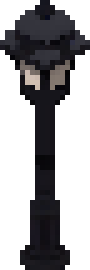
#> input picture art/street-lamps/lantern-post-base.png, 18 x 54 px (shown 5 times larger)
$ python draw_lamps.py
#> lines starting #> are read from the running program, lines starting #| are printed output that depends on the picture
"""Street lamps for the city at night (POR-39): three lamp types as pixel art at 1 world px = 1 sprite px.

Each lamp has a day sprite (tinted with the city at night) and a lit sprite (drawn untinted on top, only the parts
that glow). Run: python3 art/street-lamps/draw_lamps.py  -> public/game/pogicity/Props/night/
- post:    slim grey pole about 3.5 m with a wide open cone on three arms; light goes down
- wire:    rust-brown dome, gold inside, hung from a short rod on wires across a street
- lantern: the old Pogicity lantern post without its wreath and snow, with a smoother cap and bigger glass
- bollard: a knee-high dark grey post, about 0.9 m, with a lit band under its cap; for decks and terraces
"""
import os
from PIL import Image

HERE = os.path.dirname(os.path.abspath(__file__))
OUT = os.path.join(HERE, "..", "..", "public", "game", "pogicity", "Props", "night")
os.makedirs(OUT, exist_ok=True)

def hexc(h, a=255):
    h = h.lstrip("#")
    return (int(h[0:2], 16), int(h[2:4], 16), int(h[4:6], 16), a)

OUTLINE = hexc("2b2a30")

def canvas(w, h):
    return Image.new("RGBA", (w, h), (0, 0, 0, 0))

def hline(im, y, x0, x1, c):
    for x in range(x0, x1 + 1):
        im.putpixel((x, y), c)

def save(im, name):
    im.save(os.path.join(OUT, name))

# ---------- post lamp: 18 x 58, foot at bottom centre ----------
def post():
    day, lit = canvas(18, 58), canvas(18, 58)
#> day: PIL image 18x58 RGBA; every value is 0
    rim_l, rim_d = hexc("d6dbe0"), hexc("9aa1a9")
    # open cone seen from above: an ellipse rim (rows 1-4) around the reflector
    hline(day, 0, 4, 13, OUTLINE)
    hline(day, 1, 2, 15, rim_l); day.putpixel((1, 1), OUTLINE); day.putpixel((16, 1), OUTLINE)
    hline(day, 2, 1, 16, rim_l); day.putpixel((0, 2), OUTLINE); day.putpixel((17, 2), OUTLINE)
    hline(day, 3, 1, 16, rim_d); day.putpixel((0, 3), OUTLINE); day.putpixel((17, 3), OUTLINE)
    hline(day, 4, 3, 14, OUTLINE)
    hline(day, 2, 4, 13, hexc("8e959d")); hline(day, 3, 3, 14, rim_d)
    # cone sides (clear shell) narrowing to the neck
    for i, (a, b) in enumerate([(3, 14), (4, 13), (5, 12), (6, 11)]):
        y = 5 + i
        hline(day, y, a, b, hexc("c3c9cf") if i < 2 else hexc("a8afb6"))
        day.putpixel((a - 1, y), OUTLINE); day.putpixel((b + 1, y), OUTLINE)
    # three arms under the cone
    for y, xs in [(7, (2, 15)), (8, (3, 14)), (9, (4, 13))]:
        for x in xs: day.putpixel((x, y), hexc("7c838b"))
    # neck
    for y in range(9, 14):
        hline(day, y, 7, 10, hexc("9aa1a9")); day.putpixel((10, y), hexc("737a82"))
        day.putpixel((6, y), OUTLINE); day.putpixel((11, y), OUTLINE)
    # pole, 2 px with outline
    for y in range(14, 55):
        day.putpixel((8, y), hexc("a3aab2")); day.putpixel((9, y), hexc("737a82"))
        day.putpixel((7, y), OUTLINE); day.putpixel((10, y), OUTLINE)
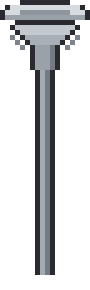
#> day: PIL image 18x58 RGBA (shown 5 times larger); mean R, G, B, A 33.8, 34.9, 37, 77.7; transparent parts drawn white
    # base plate
    hline(day, 55, 6, 11, hexc("5d636a")); hline(day, 56, 5, 12, OUTLINE); hline(day, 57, 6, 11, OUTLINE)
    # lit: the reflector inside the rim and the glowing shell
    hline(lit, 2, 4, 13, hexc("fff6e0")); hline(lit, 3, 3, 14, hexc("ffe9bf"))
    hline(lit, 5, 3, 14, hexc("ffe2a8")); hline(lit, 6, 4, 13, hexc("ffd88f"))
    hline(lit, 7, 5, 12, hexc("f7c879")); hline(lit, 8, 6, 11, hexc("eab866"))
    save(day, "post_day.png"); save(lit, "post_lit.png")

# ---------- wire lamp: 17 x 18, hangs from its top centre ----------
def wire():
    day, lit = canvas(17, 18), canvas(17, 18)
#> day: PIL image 17x18 RGBA; every value is 0
    rod = hexc("3a3638")
    for y in range(0, 8): day.putpixel((8, y), rod)
    for y in (2, 5):  # insulators
        hline(day, y, 7, 9, hexc("cfcac2"))
    light, mid, dark = hexc("a8754e"), hexc("7d5034"), hexc("553522")
    rows = [(8, 6, 10), (9, 4, 12), (10, 3, 13), (11, 2, 14), (12, 2, 14), (13, 1, 15), (14, 1, 15)]
    for y, a, b in rows:
        for x in range(a, b + 1):
            t = (x - a) / max(1, b - a)
            day.putpixel((x, y), light if t < 0.3 else mid if t < 0.75 else dark)
        day.putpixel((a - 1, y), OUTLINE); day.putpixel((b + 1, y), OUTLINE)
    hline(day, 7, 6, 10, OUTLINE)
    hline(day, 15, 1, 15, OUTLINE)  # rim
    hline(day, 16, 3, 13, hexc("3b2a20")); hline(day, 17, 5, 11, OUTLINE)  # dark mouth seen from the side
#> after the loop in hline (call 31), `for x in range(x0, x1 + 1):`:
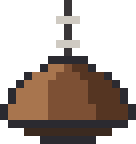
#> im: PIL image 17x18 RGBA (shown 8 times larger); mean R, G, B, A 46.5, 34.2, 26.9, 120; transparent parts drawn white
    # lit: the gold inside shows as a bright mouth and a warm rim
    hline(lit, 15, 2, 14, hexc("e9b25c"))
    hline(lit, 16, 3, 13, hexc("ffe6a0")); hline(lit, 17, 5, 11, hexc("ffd27a"))
#> after the loop in hline (call 33), `for x in range(x0, x1 + 1):`:
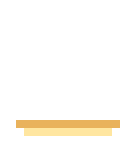
#> im: PIL image 17x18 RGBA (shown 8 times larger); mean R, G, B, A 19.1, 15.8, 9.7, 20; transparent parts drawn white
#> after the loop in hline (call 34), `for x in range(x0, x1 + 1):`:
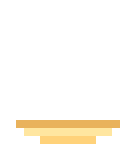
#> im: PIL image 17x18 RGBA (shown 8 times larger); mean R, G, B, A 24.9, 20.6, 12.5, 25.8; transparent parts drawn white
    save(day, "wire_day.png"); save(lit, "wire_lit.png")

# ---------- lantern: the old post with a new head, 18 x 54 ----------
def lantern():
    base = Image.open(os.path.join(HERE, "lantern-post-base.png")).convert("RGBA")
#> base is the input picture: PIL image 18x54 RGBA; mean R, G, B, A 14.9, 14.1, 16.3, 107
    day, lit = canvas(18, 54), canvas(18, 54)
#> day: PIL image 18x54 RGBA; every value is 0
    for y in range(21, 54):
        for x in range(18):
            day.putpixel((x, y), base.getpixel((x, y)))
    iron, hi = hexc("26252d"), hexc("4a4a58")
    day.putpixel((8, 0), iron); day.putpixel((9, 0), iron); day.putpixel((8, 1), hi); day.putpixel((9, 1), iron)
    for y, a, b in [(2, 7, 10), (3, 5, 12), (4, 4, 13), (5, 3, 14), (6, 2, 15)]:
        hline(day, y, a, b, iron)
        day.putpixel((a, y), hi); day.putpixel((a + 1, y), hi)
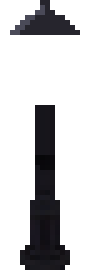
#> day: PIL image 18x54 RGBA (shown 5 times larger); mean R, G, B, A 6.4, 6, 7.6, 59.8; transparent parts drawn white
    hline(day, 7, 3, 14, OUTLINE)
    glass_l, glass_d = hexc("cfc4ae"), hexc("a0947f")
    for y in range(8, 16):
        hline(day, y, 4, 13, iron)
        for x in (5, 6, 7): day.putpixel((x, y), glass_l if x < 7 else glass_d)
        for x in (10, 11, 12): day.putpixel((x, y), glass_d if x > 10 else glass_l)
        for x in (5, 6, 7, 10, 11, 12):
            lit.putpixel((x, y), hexc("ffeeb8") if y < 13 else hexc("ffcf73"))
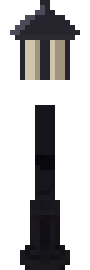
#> day: PIL image 18x54 RGBA (shown 5 times larger); mean R, G, B, A 17.2, 16.3, 17.1, 84; transparent parts drawn white
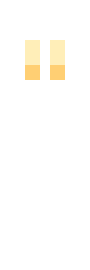
#> lit: PIL image 18x54 RGBA (shown 5 times larger); mean R, G, B, A 12.6, 11.2, 7.8, 12.6; transparent parts drawn white
    for y, a, b in [(16, 3, 14), (17, 5, 12), (18, 6, 11), (19, 7, 10), (20, 7, 10)]:
        hline(day, y, a, b, iron)
    save(day, "lantern_day.png"); save(lit, "lantern_lit.png")

# ---------- bollard: 6 x 12 (0.45 wu), foot at bottom centre ----------
def bollard():
    day, lit = canvas(6, 12), canvas(6, 12)
    # flat cap seen from above (rows 0-1), the light band (2-3), the body to the foot
    hline(day, 0, 1, 4, OUTLINE)
    hline(day, 1, 1, 4, hexc("6d737b")); day.putpixel((0, 1), OUTLINE); day.putpixel((5, 1), OUTLINE)
    for y in range(2, 11):
        day.putpixel((0, y), OUTLINE); day.putpixel((5, y), OUTLINE)
        for x in range(1, 5):
            if y <= 3:
                day.putpixel((x, y), hexc("b9b2a2") if x < 3 else hexc("8f897c"))
            else:
                day.putpixel((x, y), hexc("5a6068") if x < 3 else hexc("3c4148"))
    hline(day, 11, 1, 4, OUTLINE)
    hline(lit, 2, 1, 4, hexc("fff1c8")); hline(lit, 3, 1, 4, hexc("f3c77c"))
    save(day, "bollard_day.png"); save(lit, "bollard_lit.png")

post(); wire(); lantern(); bollard()
print("ok")

$ run again, with assets/artefacts-glb/book-cart-test.png copied over art/street-lamps/lantern-post-base.png
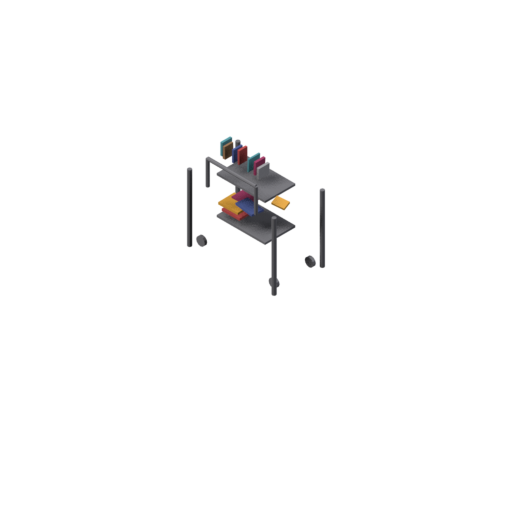
#> input picture assets/artefacts-glb/book-cart-test.png, 512 x 512 px
#> in lantern, base is the input picture: PIL image 512x512 RGBA; mean R, G, B, A 2.9, 2.6, 2.7, 6.1
#> after the loop in lantern, `for y, a, b in [(2, 7, 10), (3, 5, 12), (4, 4, 13), (5, 3, 14), (6, 2,..`:
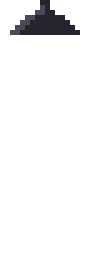
#> day: PIL image 18x54 RGBA (shown 5 times larger); mean R, G, B, A 2.5, 2.5, 3, 13.6; transparent parts drawn white
#> after the loop in lantern, `for y in range(8, 16):`:
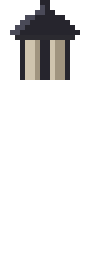
#> day: PIL image 18x54 RGBA (shown 5 times larger); mean R, G, B, A 13.3, 12.7, 12.5, 37.8; transparent parts drawn white
